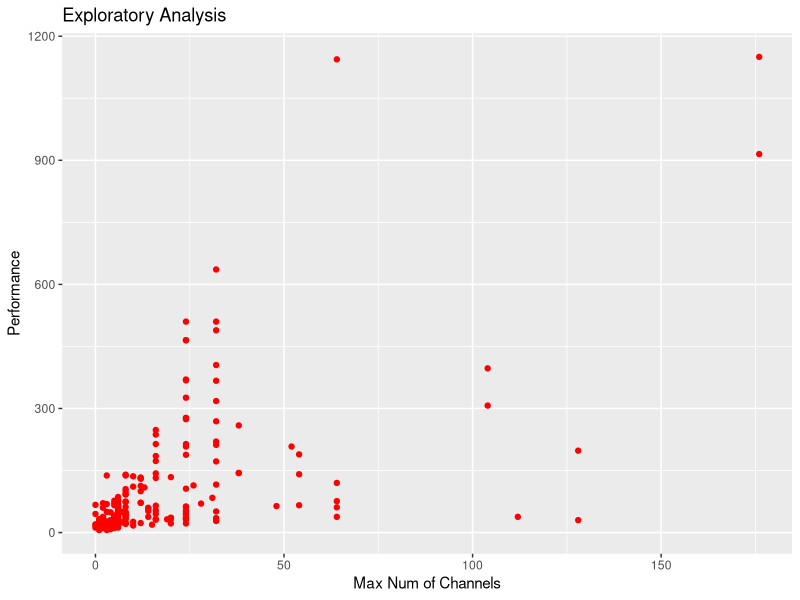
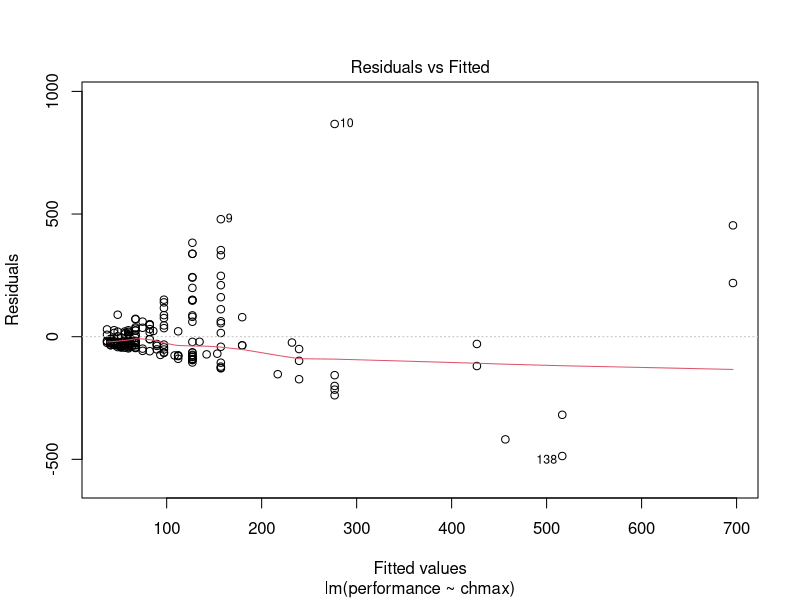
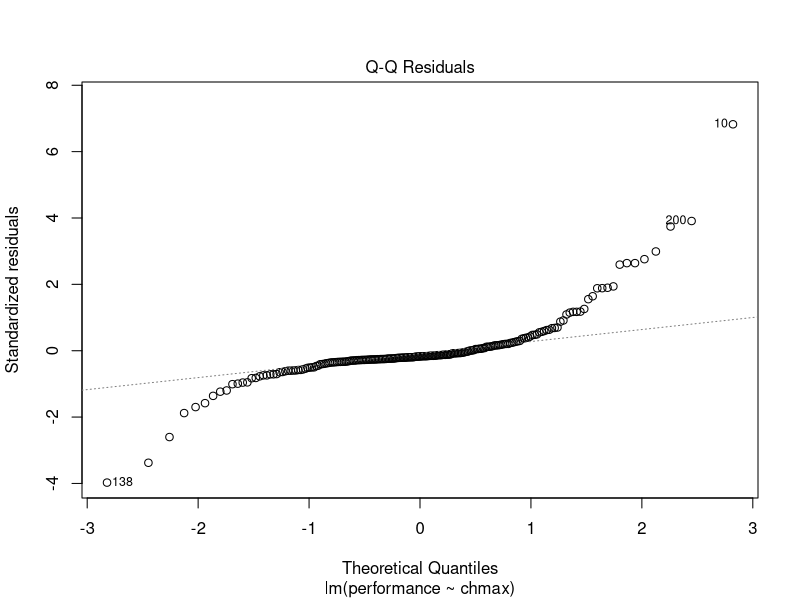
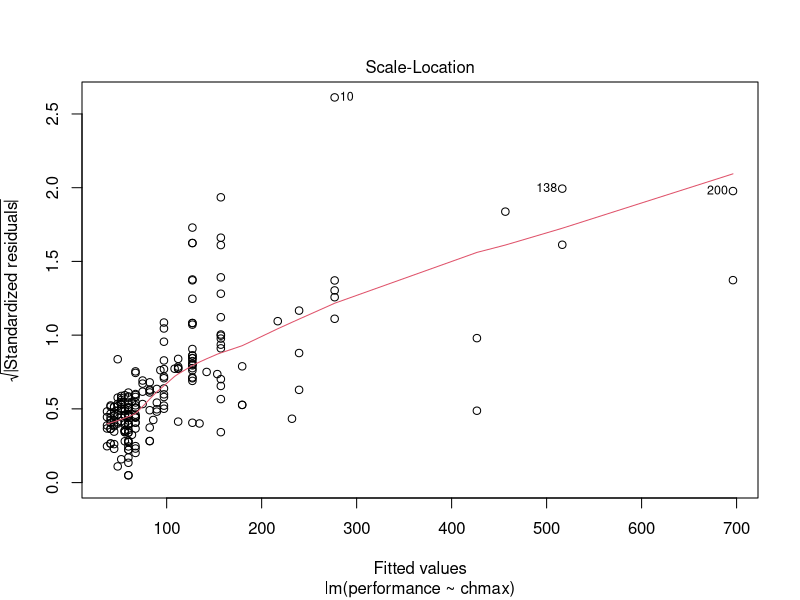
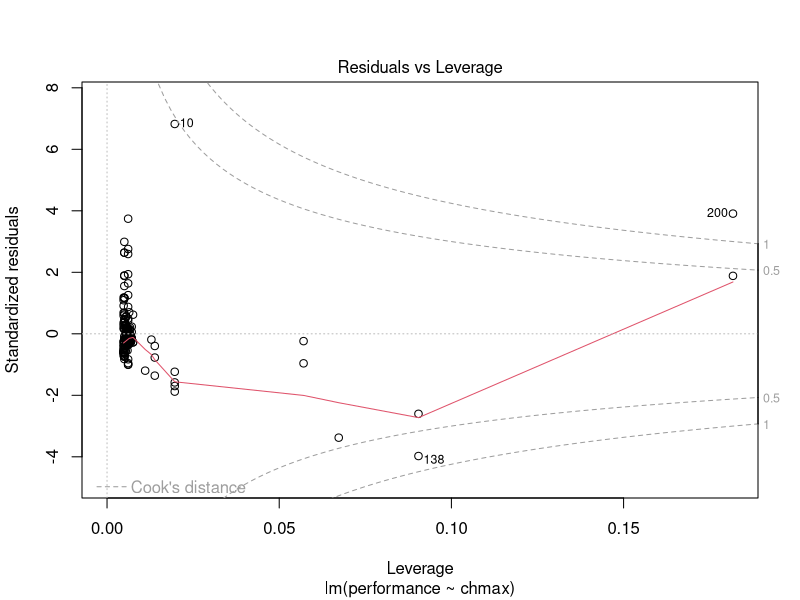
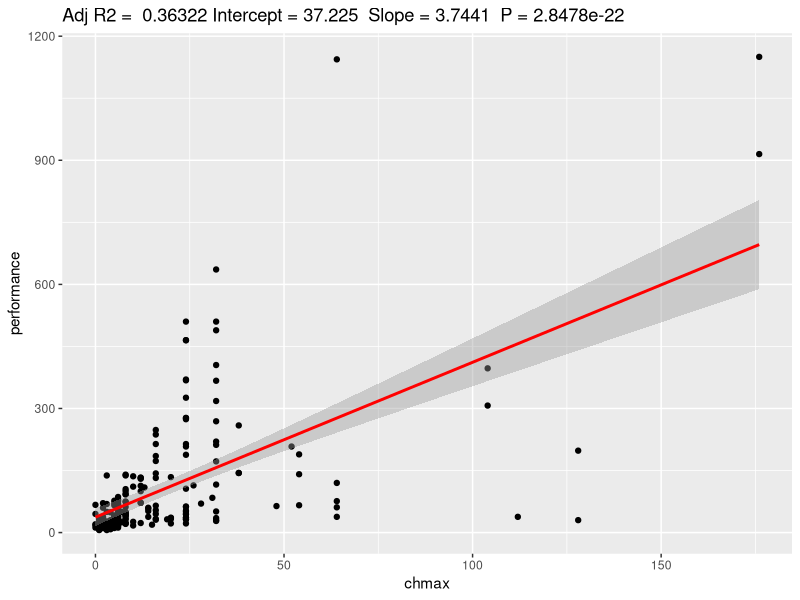

The R script that drew these images, in order:
## ---- chunk 1
knitr::opts_chunk$set(echo = TRUE)
## ---- chunk 2
# Initiate Tidyverse since all relevant packages are located within
library(tidyverse)
## ---- chunk 3
# Importing machine.csv in a dplyr dataframe
machine <- read_csv("data/machine.csv", show_col_types = FALSE)
# Inspecting Dataframe to ensure good import
head(machine)

# ggplot Regression Function for a Nicer Looking Plot
gg_plot_regression <- function(fit) {
  require(ggplot2)

  ggplot(fit$model, aes_string(
    x = names(fit$model)[2],
    y = names(fit$model)[1]
  )) +
    geom_point() +
    stat_smooth(method = "lm", col = "red") +
    labs(title = paste(
      "Adj R2 = ", signif(summary(fit)$adj.r.squared, 5),
      "Intercept =", signif(fit$coef[[1]], 5),
      " Slope =", signif(fit$coef[[2]], 5),
      " P =", signif(summary(fit)$coef[2, 4], 5)
    ))
}
## ---- chunk 4
summary(machine)
max_performance <- ggplot(data = machine, aes(x = chmax, y = performance)) +
  geom_point(color = "red") +
  labs(
    x = "Max Num of Channels", y = "Performance",
    title = "Exploratory Analysis"
  )

max_performance
## ---- chunk 5
chmax_vec <- machine %>%
  pull(var = 2)

performance_vec <- machine %>%
  pull(var = 3)

correlation_ch_perf <- cor(x = chmax_vec, y = performance_vec)
correlation_ch_perf
## ---- chunk 6
performance_lm <- lm(performance ~ chmax, data = machine)

summary(performance_lm)
beta1_95 <- confint(performance_lm, level = 0.95)
beta1_99 <- confint(performance_lm, level = 0.99)

beta1_95
beta1_99

plot(performance_lm)
gg_plot_regression(performance_lm)
